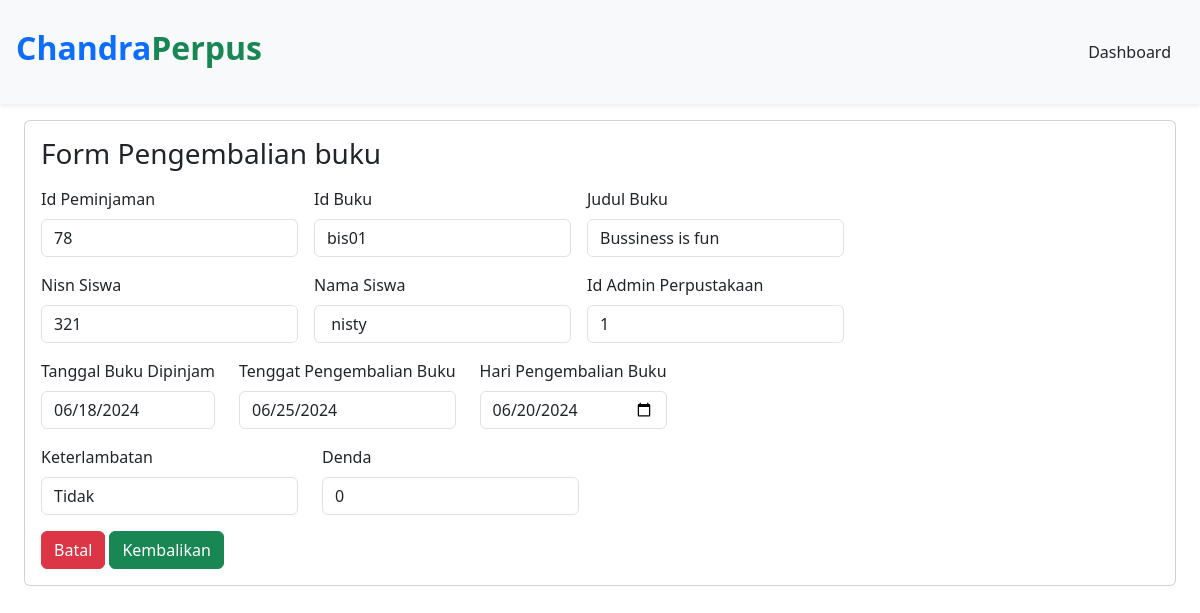
Screenshot of /DashboardMember/formPeminjaman/pengembalianBuku.php?id=78 (signed in) with the database file from the repository.
### tables this page shows
CREATE TABLE `peminjaman` (
  `id_peminjaman` int(11) NOT NULL,
  `id_buku` varchar(20) NOT NULL,
  `nisn` int(11) NOT NULL,
  `id_admin` int(11) NOT NULL,
  `tgl_peminjaman` date NOT NULL,
  `tgl_pengembalian` date NOT NULL
);

CREATE TABLE `buku` (
  `cover` varchar(255) NOT NULL,
  `id_buku` varchar(20) NOT NULL,
  `kategori` varchar(255) NOT NULL,
  `judul` varchar(255) NOT NULL,
  `pengarang` varchar(255) NOT NULL,
  `penerbit` varchar(255) NOT NULL,
  `tahun_terbit` date NOT NULL,
  `jumlah_halaman` int(11) NOT NULL,
  `buku_deskripsi` text NOT NULL
);

CREATE TABLE `member` (
  `nisn` int(11) NOT NULL,
  `kode_member` varchar(12) NOT NULL,
  `nama` varchar(255) NOT NULL,
  `password` varchar(255) NOT NULL,
  `jenis_kelamin` varchar(20) NOT NULL,
  `kelas` varchar(5) NOT NULL,
  `jurusan` varchar(50) NOT NULL,
  `no_tlp` varchar(15) NOT NULL,
  `tgl_pendaftaran` date NOT NULL
);

### config/config.php (called while the page is built, shortened)
<?php
$host = "127.0.0.1";
$username = "root";
$password = "";
$database_name = "perpustakaan";
$connection = mysqli_connect($host, $username, $password, $database_name);
function queryReadData($dataKategori) {
  global $connection;
  $result = mysqli_query($connection, $dataKategori);
  $items = [];
  while($item = mysqli_fetch_assoc($result)) {
    $items[] = $item;
  }
  return $items;
}
?>

### DashboardMember/formPeminjaman/pengembalianBuku.php (the view, shortened to what this page needs)
<?php
require "../../config/config.php";
$idPeminjaman = $_GET["id"];
$query = queryReadData("SELECT peminjaman.id_peminjaman, peminjaman.id_buku, buku.judul, peminjaman.nisn, member.nama, peminjaman.id_admin, peminjaman.tgl_peminjaman, peminjaman.tgl_pengembalian
FROM peminjaman
INNER JOIN buku ON peminjaman.id_buku = buku.id_buku
INNER JOIN member ON peminjaman.nisn = member.nisn
WHERE peminjaman.id_peminjaman = $idPeminjaman");
?>
<!DOCTYPE html>
<html lang="en">
  <head>
    <link href="https://cdn.jsdelivr.net/npm/bootstrap@5.3.2/dist/css/bootstrap.min.css" rel="stylesheet">
  </head>
  <body>
    <nav class="navbar fixed-top bg-body-tertiary shadow-sm">
      <div class="container-fluid p-3">
        <a class="navbar-brand" href="#">
        <h2 class="fw-bold text-success"><span class="text-primary">Chandra</span>Perpus</h2>
        </a>
        <a class="btn btn-tertiary" href="../dashboardMember.php">Dashboard</a>
      </div>
    </nav>
    <div class="p-4 mt-5">
      <div class="card p-3 mt-5">
    <form action="" method="post">
    <h3>Form Pengembalian buku</h3>
    <?php foreach ($query as $item) : ?>
    <div class="mt-3 d-flex flex-wrap gap-3">
     <div class="mb-3">
      <label for="exampleFormControlInput1" class="form-label">Id Peminjaman</label>
      <input type="number" class="form-control" placeholder="id peminjaman" name="id_peminjaman" id="id_peminjaman" value="<?= $item["id_peminjaman"]; ?>" readonly>
    </div>
     <div class="mb-3">
      <label for="exampleFormControlInput1" class="form-label">Id Buku</label>
      <input type="text" class="form-control" placeholder="id peminjaman" name="id_buku" id="id_buku" value="<?= $item["id_buku"]; ?>" readonly>
    </div>
     <div class="mb-3">
      <label for="exampleFormControlInput1" class="form-label">Judul Buku</label>
      <input type="text" class="form-control" placeholder="Judul Buku" name="judul" id="judul" value="<?= $item["judul"]; ?>" readonly>
    </div>
    </div>
  <div class="d-flex flex-wrap gap-3">
    <div class="mb-3">
      <label for="exampleFormControlInput1" class="form-label">Nisn Siswa</label>
      <input type="number" class="form-control" placeholder="Nisn Siswa" name="nisn" id="nisn" value="<?= $item["nisn"]; ?>" readonly>
    </div>
    <div class="mb-3">
      <label for="exampleFormControlInput1" class="form-label">Nama Siswa</label>
      <input type="text" class="form-control" placeholder="Nama Siswa" name="nama" id="nama" value=" <?= $item["nama"]; ?>" readonly>
    </div>
    <div class="mb-3">
      <label for="exampleFormControlInput1" class="form-label">Id Admin Perpustakaan</label>
      <input type="number" class="form-control" placeholder="Id Admin" name="id_admin" id="id_admin" value="<?= $item["id_admin"]; ?>" readonly>
    </div>
  </div>
  <div class="d-flex flex-wrap gap-4">
    <div class="mb-3">
      <label for="exampleFormControlInput1" class="form-label">Tanggal Buku Dipinjam</label>
      <input type="date" class="form-control" name="tgl_peminjaman" id="tgl_peminjaman" value="<?= $item["tgl_peminjaman"]; ?>" readonly>
    </div>
    <div class="mb-3">
      <label for="exampleFormControlInput1" class="form-label">Tenggat Pengembalian Buku</label>
      <input type="date" class="form-control" name="tgl_pengembalian" id="tgl_pengembalian" value="<?= $item["tgl_pengembalian"]; ?>"  oninput="hitungDenda()" readonly>
    </div>
    <div class="mb-3">
      <label for="exampleFormControlInput1" class="form-label">Hari Pengembalian Buku</label>
      <input type="date" class="form-control" name="buku_kembali" id="buku_kembali" value="<?php echo date('Y-m-d');?>" oninput="hitungDenda()">
    </div>
  </div>
  <?php endforeach; ?>
  <div class="d-flex flex-wrap gap-4">
    <div class="mb-3">
      <label for="exampleFormControlInput1" class="form-label">Keterlambatan</label>
      <input type="text" class="form-control" name="keterlambatan" id="keterlambatan" oninput="hitungDenda()" readonly>
    </div>
    <div class="mb-3">
      <label for="exampleFormControlInput1" class="form-label">Denda</label>
       <input type="number" class="form-control" name="denda" id="denda" readonly>
    </div>
  </div>
  <a class="btn btn-danger" href="TransaksiPeminjaman.php"> Batal</a>
  <button type="submit" class="btn btn-success" name="kembalikan">Kembalikan</button>
    </form>
    </div>
  </div>
  </body>
</html>

### rows the page displays
peminjaman: id_peminjaman "78", id_buku "bis01", judul "Bussiness is fun", nisn "321", nama "nisty", id_admin "1", tgl_peminjaman "06/18/2024", tgl_pengembalian "06/25/2024"
